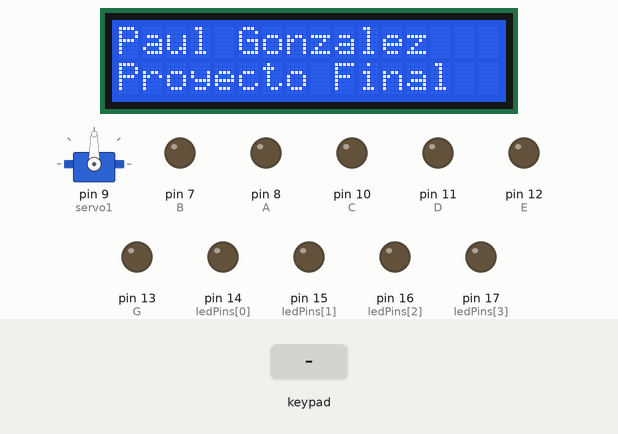
Bench run of a sketch on a simulated Arduino Uno, built with avr-gcc and run on an emulated ATmega328P. On the bench: 16×2 character LCD, servo, output pins drawn as LEDs (lit = HIGH). Dashed ring = blinking. The test bench sets the inputs (shaded band). What the sketch prints to the serial monitor is not drawn.

Above: at 1.2 s.
1.3 s: key '3' pressed
At 1.68 s:
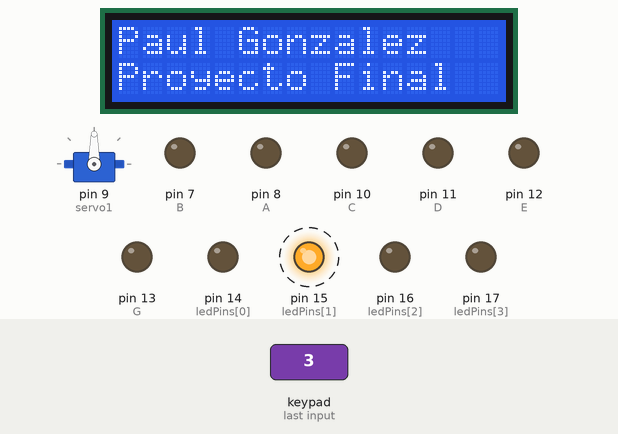
At 2.4 s:
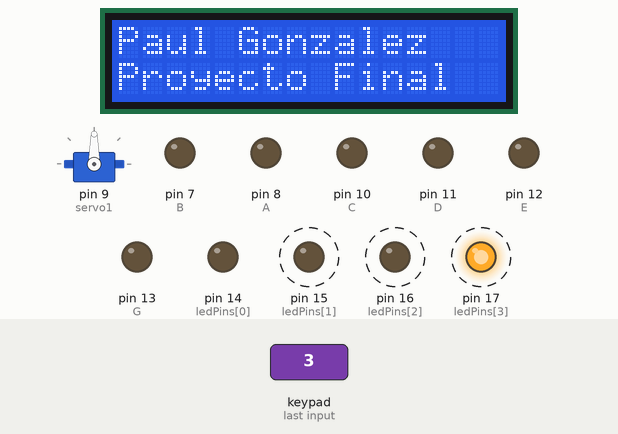
3.5 s: key '4' pressed
At 6.4 s:
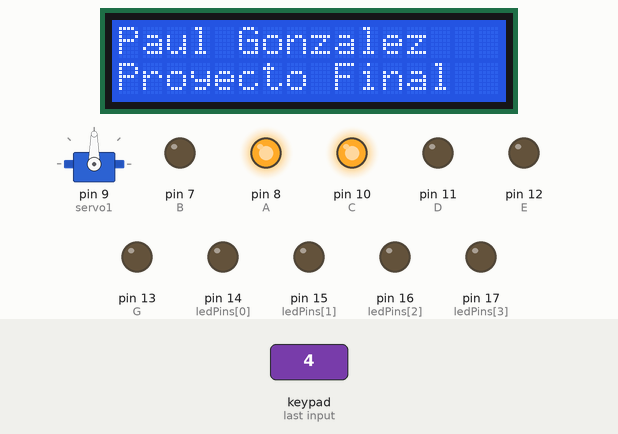
Timing chart, 0 to 26.3 s (numbered marks = the images above; inputs shaded):
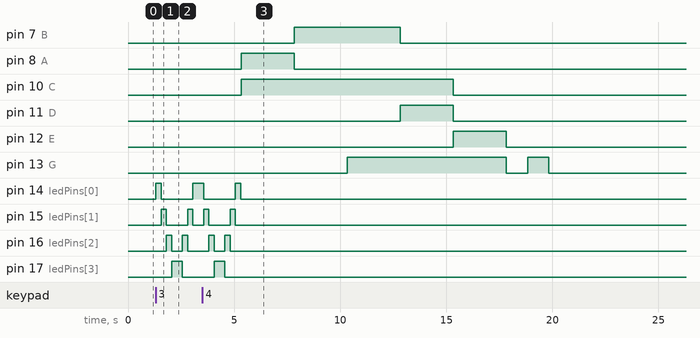

Measured:
- after the input at 1.3 s, pin 14 (ledPins[0]): LOW → HIGH at once, → LOW 0.25 s later, → HIGH 1.5 s later; pin 15 (ledPins[1]): alternates HIGH for 0.25 s and LOW for 1.0 s, starting after 0.26 s; pin 16 (ledPins[2]): alternates HIGH for 0.25 s and LOW for 0.50 s, starting after 0.51 s; pin 17 (ledPins[3]): LOW → HIGH after 0.76 s, → LOW 0.50 s later
- after the input at 3.5 s, pin 7 (B): LOW → HIGH after 4.3 s, → LOW 5.0 s later; pin 8 (A): LOW → HIGH after 1.8 s, → LOW 2.5 s later; pin 10 (C): LOW → HIGH after 1.8 s, → LOW 10.0 s later; pin 11 (D): LOW → HIGH after 9.3 s, → LOW 2.5 s later; pin 12 (E): LOW → HIGH after 11.8 s, → LOW 2.5 s later

The sketch:

Proyecto_Final_Paul_Gonzalez_2023024.ino
```cpp
#include <Wire.h>
#include <Servo.h>
#include <Keypad.h>
#include <LiquidCrystal_I2C.h>

// Para la LCD
#define direccion_lcd 0x20  // Verifica que esta es la dirección correcta con un escáner I2C
#define filas 2
#define columnas 16

// Para el teclado matricial
#define filas_teclado 2
#define columnas_teclado 3
#define f1_teclado 5
#define f2_teclado 6
#define c1_teclado 2
#define c2_teclado 3
#define c3_teclado 4

// Para otros componentes
int ledPins[] = {14, 15, 16, 17};
int A = 8;
int B = 7;
int C = 10;
int D = 11;
int E = 12;
int G = 13;

// Variables para el uso del teclado
char keys[filas_teclado][columnas_teclado] = {
  {'1','2','3'},
  {'4','5','6'}
};

byte pines_filas[filas_teclado] = {f1_teclado, f2_teclado};
byte pines_columnas[columnas_teclado] = {c1_teclado, c2_teclado, c3_teclado};

// Constructor
LiquidCrystal_I2C lcdMck(direccion_lcd, columnas, filas);   // LCD con dirección 0x20 y tamaño 16x2
Servo servo1;                                              // Servomotor controlado por medio del PWM en el pin 9
Keypad teclado_paul = Keypad(makeKeymap(keys), pines_filas, pines_columnas, filas_teclado, columnas_teclado);

void setup() {
  Serial.begin(9600);
  Serial.println("Proyecto final 2B");

  Wire.begin();

  // Configuración de la LCD
  lcdMck.init();
  lcdMck.backlight();
  lcdMck.setCursor(0, 0);
  lcdMck.print("Paul Gonzalez");
  lcdMck.setCursor(0,1);
  lcdMck.print("Proyecto Final");

  // Configuración del servo
  servo1.attach(9);

  // Configuración de pines como salida
  for (int i = 0; i < 4; i++) {
    pinMode(ledPins[i], OUTPUT);
  }
  pinMode(A, OUTPUT);
  pinMode(B, OUTPUT);
  pinMode(C, OUTPUT);
  pinMode(D, OUTPUT);
  pinMode(E, OUTPUT);
  pinMode(G, OUTPUT);
}

void loop() {
  char tecla = teclado_paul.getKey();

  if (tecla) {
    Serial.print("La tecla presionada es: ");
    Serial.println(tecla);

    switch (tecla) {
      case '1':
        for (int i = 0; i < 100; i++) {
          delay(150);
          Serial.println(i);
          delay(150);
        }
        break;

      case '2':
        for (int i = 99; i > -1; i--) {
          delay(150);
          Serial.println(i);
          delay(150);
        }
        break;

      case '3':
        for (int m = 0; m < 2; m++) {
          for (int led = 0; led < 4; led++) {
            digitalWrite(ledPins[led], HIGH);
            delay(250);
            digitalWrite(ledPins[led], LOW);
          }

          for (int led = 3; led >= 0; led--) {
            digitalWrite(ledPins[led], HIGH);
            delay(250);
            digitalWrite(ledPins[led], LOW);
          }
        }
        break;

      case '4':
        for (int i = 0; i < 1; i++) {
          // Primera parte de la animación de serpiente
          digitalWrite(A, HIGH);
          digitalWrite(B, LOW);
          digitalWrite(C, HIGH);
          digitalWrite(D, LOW);
          digitalWrite(E, LOW);
          digitalWrite(G, LOW);
          delay(2500);

          // Segunda parte de la animación de serpiente
          digitalWrite(A, LOW);
          digitalWrite(B, HIGH);
          digitalWrite(C, HIGH);
          digitalWrite(D, LOW);
          digitalWrite(E, LOW);
          digitalWrite(G, LOW);
          delay(2500);

          // Tercera parte de la animación
          digitalWrite(A, LOW);
          digitalWrite(B, HIGH);
          digitalWrite(C, HIGH);
          digitalWrite(D, LOW);
          digitalWrite(E, LOW);
          digitalWrite(G, HIGH);
          delay(2500);

          // Cuarta parte de la animación
          digitalWrite(A, LOW);
          digitalWrite(B, LOW);
          digitalWrite(C, HIGH);
          digitalWrite(D, HIGH);
          digitalWrite(E, LOW);
          digitalWrite(G, HIGH);
          delay(2500);

          // Quinta parte de la animación
          digitalWrite(A, LOW);
          digitalWrite(B, LOW);
          digitalWrite(C, LOW);
          digitalWrite(D, LOW);
          digitalWrite(E, HIGH);
          digitalWrite(G, HIGH);

          delay(2500);
          //

          digitalWrite(E, LOW);
          digitalWrite(G, LOW);
          delay(1000);
          digitalWrite(G, HIGH);
          delay(1000);
          digitalWrite(G, LOW);
        }
      case '5':
        // Acciones para la tecla '5'
        servo1.write(180);
        delay(5000);
        servo1.write(0);
        delay(3000);
        break;
    }
  }
}
```
